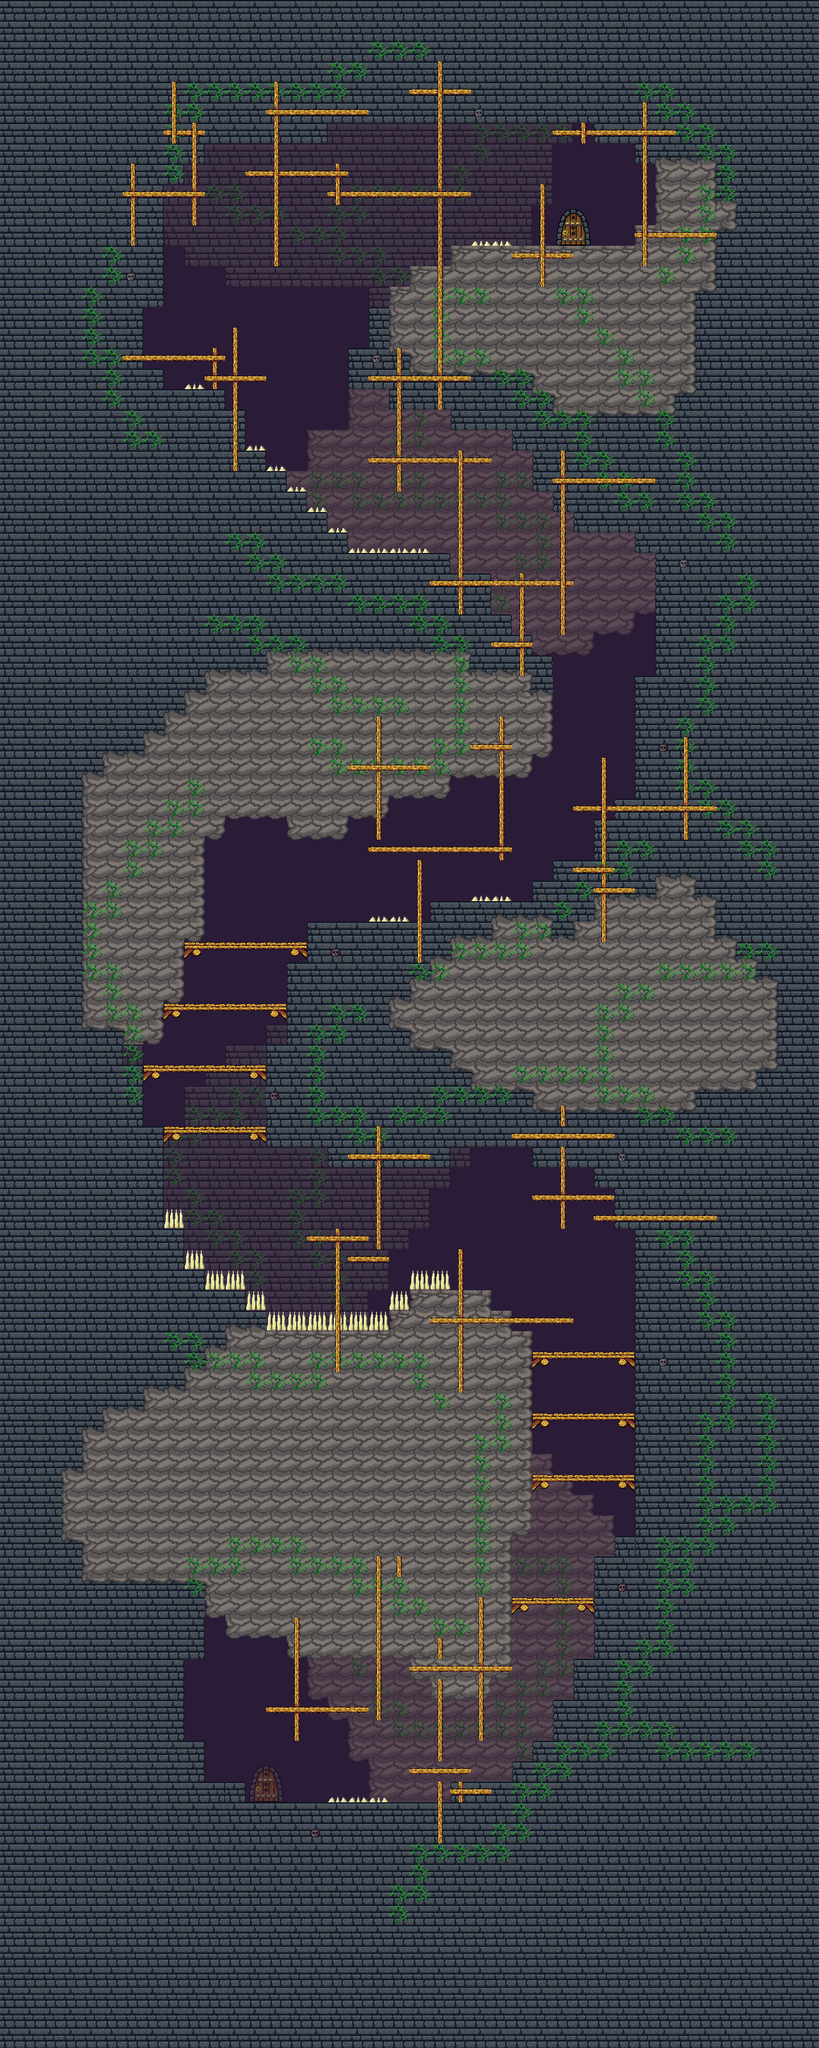

Tiled map render using the project's own tile images. Description and the map definition, with tile-layer contents summarised, below:
An orthogonal 40x100 tile map with 32x32 px tiles, 7 tile layers (colour, background, background2, shadow, ...), 18 tilesets and 174 objects.

<map version="1.0" orientation="orthogonal" renderorder="right-up" width="40" height="100" tilewidth="32" tileheight="32" nextobjectid="728">
 <tileset firstgid="1" name="32" tilewidth="32" tileheight="32" tilecount="1" columns="1">
  <image source="32.png" width="32" height="32" />
 </tileset>
 <tileset firstgid="2" name="caramida " tilewidth="32" tileheight="32" tilecount="8" columns="2">
  <image source="caramida .png" width="64" height="128" />
 </tileset>
 <tileset firstgid="10" name="piatra" tilewidth="32" tileheight="32" tilecount="18" columns="3">
  <image source="piatra.png" width="96" height="192" />
 </tileset>
 <tileset firstgid="28" name="tranzitie" tilewidth="32" tileheight="32" tilecount="57" columns="3">
  <image source="tranzitie.png" width="96" height="608" />
 </tileset>
 <tileset firstgid="85" name="culoare" tilewidth="32" tileheight="32" tilecount="1" columns="1">
  <image source="culoare.png" width="32" height="32" />
 </tileset>
 <tileset firstgid="86" name="gargouille" tilewidth="32" tileheight="32" tilecount="16" columns="4">
  <image source="gargouille.png" width="128" height="128" />
 </tileset>
 <tileset firstgid="102" name="ciuperci" tilewidth="32" tileheight="32" tilecount="6" columns="2">
  <image source="ciuperci.png" width="64" height="96" />
 </tileset>
 <tileset firstgid="108" name="iarba" tilewidth="32" tileheight="32" tilecount="4" columns="2">
  <image source="iarba.png" width="64" height="64" />
 </tileset>
 <tileset firstgid="112" name="liane" tilewidth="32" tileheight="32" tilecount="25" columns="5">
  <image source="liane.png" width="160" height="160" />
 </tileset>
 <tileset firstgid="137" name="muschi" tilewidth="32" tileheight="32" tilecount="6" columns="3">
  <image source="muschi.png" width="96" height="64" />
 </tileset>
 <tileset firstgid="143" name="tufisuri" tilewidth="32" tileheight="32" tilecount="12" columns="3">
  <image source="tufisuri.png" width="96" height="128" />
 </tileset>
 <tileset firstgid="155" name="obiecte" tilewidth="32" tileheight="32" tilecount="9" columns="3">
  <image source="obiecte.png" width="96" height="96" />
 </tileset>
 <tileset firstgid="164" name="platforma caramizi" tilewidth="32" tileheight="32" tilecount="4" columns="2">
  <image source="platforma caramizi.png" width="64" height="64" />
 </tileset>
 <tileset firstgid="168" name="platforma lemn" tilewidth="32" tileheight="32" tilecount="3" columns="3">
  <image source="platforma lemn.png" width="96" height="32" />
 </tileset>
 <tileset firstgid="171" name="SCANDURI" tilewidth="32" tileheight="32" tilecount="4" columns="2">
  <image source="SCANDURI.png" width="64" height="64" />
 </tileset>
 <tileset firstgid="175" name="Untitled-3" tilewidth="32" tileheight="32" tilecount="10" columns="10">
  <image source="Untitled-3.png" width="320" height="32" />
 </tileset>
 <tileset firstgid="185" name="usa -gems" tilewidth="32" tileheight="32" tilecount="4" columns="2">
  <image source="usa -gems.png" width="64" height="64" />
 </tileset>
 <tileset firstgid="189" name="tepi-miscat" tilewidth="32" tileheight="32" tilecount="1" columns="1">
  <image source="tepi-miscat.png" width="32" height="32" />
 </tileset>
 <layer name="colour" width="40" height="100">
  <data>[4000 cells, 4000 non-empty, 1 distinct tile ids]</data>
 </layer>
 <layer name="background" width="40" height="100">
  <data>[4000 cells, 1207 non-empty, 9 distinct tile ids]</data>
 </layer>
 <layer name="background2" width="40" height="100">
  <data>[4000 cells, 150 non-empty, 5 distinct tile ids]</data>
 </layer>
 <layer name="shadow" width="40" height="100" opacity="0.5">
  <data>[4000 cells, 4000 non-empty, 1 distinct tile ids]</data>
 </layer>
 <objectgroup name="decoru">
  <object id="695" gid="126" x="745.333" y="2685.33" width="32" height="32" />
  <object id="696" gid="112" x="436.667" y="2618" width="32" height="32" />
  <object id="697" gid="126" x="809.333" y="2431.33" width="32" height="32" />
  <object id="698" gid="123" x="913" y="1885" width="32" height="32" />
  <object id="701" gid="120" x="641.667" y="1855.67" width="32" height="32" />
  <object id="702" gid="128" x="334" y="1340" width="32" height="32" />
  <object id="703" gid="126" x="680.667" y="1277.67" width="32" height="32" />
  <object id="704" gid="119" x="918.667" y="862.667" width="32" height="32" />
  <object id="705" gid="133" x="612.667" y="670.833" width="32" height="32" />
  <object id="706" gid="112" x="474" y="255" width="32" height="32" />
 </objectgroup>
 <layer name="playground" width="40" height="100">
  <data>[4000 cells, 3197 non-empty, 43 distinct tile ids]</data>
 </layer>
 <layer name="liane" width="40" height="100">
  <data>[4000 cells, 350 non-empty, 1 distinct tile ids]</data>
 </layer>
 <objectgroup name="decoro">
  <object id="708" gid="105" x="354.667" y="2796.67" width="32" height="32" />
  <object id="709" gid="111" x="724" y="2785.33" width="32" height="32" />
  <object id="710" gid="142" x="872" y="2674.67" width="32" height="32" />
  <object id="711" gid="140" x="899.667" y="2509.67" width="32" height="32" />
  <object id="712" gid="104" x="840" y="2317" width="32" height="32" />
  <object id="713" gid="109" x="953" y="2113" width="32" height="32" />
  <object id="714" gid="137" x="765" y="2057.25" width="32" height="32" />
  <object id="716" gid="137" x="234" y="1771.5" width="32" height="32" />
  <object id="717" gid="142" x="364.333" y="1680.67" width="32" height="32" />
  <object id="718" gid="103" x="339" y="1482.33" width="32" height="32" />
  <object id="719" gid="105" x="829.333" y="1388" width="32" height="32" />
  <object id="720" gid="147" x="674" y="1408" width="32" height="32" />
  <object id="721" gid="105" x="806" y="1005" width="32" height="32" />
  <object id="722" gid="109" x="699.5" y="897" width="32" height="32" />
  <object id="723" gid="138" x="227" y="584.5" width="32" height="32" />
  <object id="724" gid="142" x="575.75" y="497.75" width="32" height="32" />
  <object id="725" gid="138" x="693" y="392" width="32" height="32" />
  <object id="727" gid="148" x="936" y="385.75" width="32" height="32" />
 </objectgroup>
 <layer name="scanduri" width="40" height="100">
  <data>[4000 cells, 282 non-empty, 4 distinct tile ids]</data>
 </layer>
 <objectgroup name="scanduri" visible="0" />
 <objectgroup name="ground">
  <object id="503" x="256" y="2528" width="32" height="256" />
  <object id="504" x="288" y="2720" width="32" height="96" />
  <object id="505" x="320" y="2784" width="64" height="32" />
  <object id="507" x="352" y="2816" width="352" height="32" />
  <object id="509" x="704" y="2784" width="160" height="64" />
  <object id="512" x="800" y="2752" width="96" height="64" />
  <object id="513" x="832" y="2720" width="64" height="64" />
  <object id="515" x="864" y="2656" width="64" height="64" />
  <object id="516" x="896" y="2592" width="96" height="96" />
  <object id="517" x="928" y="2432" width="64" height="160" />
  <object id="518" x="960" y="2400" width="64" height="64" />
  </objectgroup>
 <objectgroup name="tepi">
  <!-- 58 objects omitted --></objectgroup>
 <objectgroup name="spawn">
  <!-- 39 objects omitted --></objectgroup>
 <objectgroup name="moving">
  <properties>
   <property name="direction" value="orizontala" />
  </properties>
  <!-- 35 objects omitted --></objectgroup>
 <objectgroup name="turn">
  <!-- 33 objects omitted --></objectgroup>
 <objectgroup name="coins">
  <!-- 29 objects omitted --></objectgroup>
 <objectgroup name="jumping">
  <!-- 26 objects omitted --></objectgroup>
 <objectgroup name="mapch">
  <!-- 18 objects omitted --></objectgroup>
 <objectgroup name="diss">
  <!-- 17 objects omitted --></objectgroup>
 <objectgroup name="spikes" />
 <objectgroup name="button" />
 <objectgroup name="turnt" />
</map>
<!-- 135 of 174 objects omitted -->